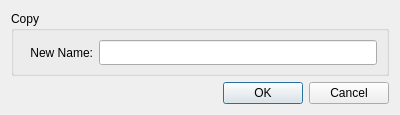
<?xml version="1.0" encoding="UTF-8"?>
<ui version="4.0">
 <class>dlg_copy</class>
 <widget class="QDialog" name="dlg_copy">
  <property name="geometry">
   <rect>
    <x>0</x>
    <y>0</y>
    <width>400</width>
    <height>115</height>
   </rect>
  </property>
  <property name="minimumSize">
   <size>
    <width>400</width>
    <height>115</height>
   </size>
  </property>
  <property name="maximumSize">
   <size>
    <width>400</width>
    <height>115</height>
   </size>
  </property>
  <property name="windowTitle">
   <string>Copy</string>
  </property>
  <layout class="QVBoxLayout" name="verticalLayout">
   <item>
    <widget class="QGroupBox" name="gbx_copy">
     <property name="title">
      <string>Copy</string>
     </property>
     <layout class="QFormLayout" name="formLayout">
      <item row="0" column="0">
       <widget class="QLabel" name="lbl_name">
        <property name="minimumSize">
         <size>
          <width>70</width>
          <height>25</height>
         </size>
        </property>
        <property name="maximumSize">
         <size>
          <width>70</width>
          <height>25</height>
         </size>
        </property>
        <property name="text">
         <string>New Name:</string>
        </property>
        <property name="alignment">
         <set>Qt::AlignRight|Qt::AlignTrailing|Qt::AlignVCenter</set>
        </property>
       </widget>
      </item>
      <item row="0" column="1">
       <widget class="QLineEdit" name="led_name">
        <property name="minimumSize">
         <size>
          <width>0</width>
          <height>25</height>
         </size>
        </property>
        <property name="maximumSize">
         <size>
          <width>16777215</width>
          <height>25</height>
         </size>
        </property>
       </widget>
      </item>
     </layout>
    </widget>
   </item>
   <item>
    <widget class="QDialogButtonBox" name="bbt_dialog">
     <property name="orientation">
      <enum>Qt::Horizontal</enum>
     </property>
     <property name="standardButtons">
      <set>QDialogButtonBox::Cancel|QDialogButtonBox::Ok</set>
     </property>
    </widget>
   </item>
  </layout>
 </widget>
 <resources/>
 <connections>
  <connection>
   <sender>bbt_dialog</sender>
   <signal>accepted()</signal>
   <receiver>dlg_copy</receiver>
   <slot>accept()</slot>
   <hints>
    <hint type="sourcelabel">
     <x>248</x>
     <y>254</y>
    </hint>
    <hint type="destinationlabel">
     <x>157</x>
     <y>274</y>
    </hint>
   </hints>
  </connection>
  <connection>
   <sender>bbt_dialog</sender>
   <signal>rejected()</signal>
   <receiver>dlg_copy</receiver>
   <slot>reject()</slot>
   <hints>
    <hint type="sourcelabel">
     <x>316</x>
     <y>260</y>
    </hint>
    <hint type="destinationlabel">
     <x>286</x>
     <y>274</y>
    </hint>
   </hints>
  </connection>
 </connections>
</ui>
